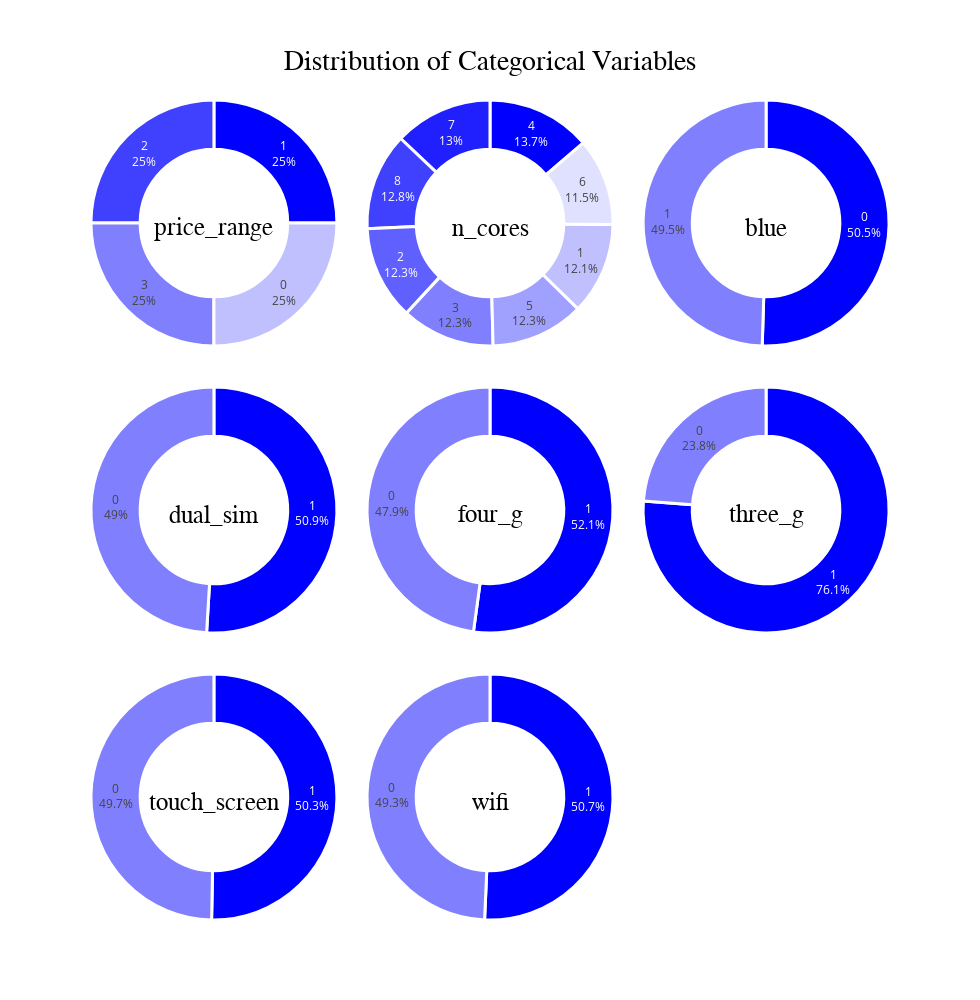

Notebook cell for this chart:
### Code cell
# Create the subplots
fig = make_subplots(rows=3, cols=3, specs=[[{'type':'domain'}]*3]*3, vertical_spacing=0.05, horizontal_spacing=0.01)

for i, feature in enumerate(df_categorical.columns):
    value_counts = df_categorical[feature].value_counts()
    labels = value_counts.index.tolist()
    values = value_counts.values.tolist()

    cmap = colors.LinearSegmentedColormap.from_list("blue", ["blue", "white"])
    norm = colors.Normalize(vmin=0, vmax=len(labels))
    color_list = [colors.rgb2hex(cmap(norm(i))) for i in range(len(labels))]

    pie_chart = go.Pie(
        labels=labels,
        values=values,
        hole=0.6,
        marker=dict(colors=color_list, line=dict(color='white', width=3)),
        textposition='inside',
        textinfo='percent+label',
        title=feature,  # Add title with the feature name
        title_font=dict(size=25, color='black', family='Calibri')
    )

    if i < 8:
        row = i // 3 + 1
        col = i % 3 + 1
        fig.add_trace(pie_chart, row=row, col=col)

# Update the layout
fig.update_layout(showlegend=False, height=1000, width=980, 
                   title={
                          'text':"Distribution of Categorical Variables",
                          'y':0.95,
                          'x':0.5,
                          'xanchor':'center',
                          'yanchor':'top',
                          'font': {'size':28, 'color':'black', 'family':'Calibri'}
                         })

# Show the plot
fig.show()

### Figure 1 — Plotly figure (JSON) as saved in the notebook; plotly's stock layout.template omitted (floating-point values rounded to 4 significant figures)
{"data": [{"domain": {"x": [0, 0.3267], "y": [0.7, 1]}, "hole": 0.6, "labels": ["1", "2", "3", "0"], "marker": {"colors": ["#0000ff", "#4040ff", "#8080ff", "#c0c0ff"], "line": {"color": "white", "width": 3}}, "textinfo": "percent+label", "textposition": "inside", "title": {"font": {"color": "black", "family": "Calibri", "size": 25}, "text": "price_range"}, "type": "pie", "values": [500, 500, 500, 500]}, {"domain": {"x": [0.3367, 0.6633], "y": [0.7, 1]}, "hole": 0.6, "labels": ["4", "7", "8", "2", "3", "5", "1", "6"], "marker": {"colors": ["#0000ff", "#2020ff", "#4040ff", "#6060ff", "#8080ff", "#a0a0ff", "#c0c0ff", "#e0e0ff"], "line": {"color": "white", "width": 3}}, "textinfo": "percent+label", "textposition": "inside", "title": {"font": {"color": "black", "family": "Calibri", "size": 25}, "text": "n_cores"}, "type": "pie", "values": [274, 259, 256, 247, 246, 246, 242, 230]}, {"domain": {"x": [0.6733, 1], "y": [0.7, 1]}, "hole": 0.6, "labels": ["0", "1"], "marker": {"colors": ["#0000ff", "#8080ff"], "line": {"color": "white", "width": 3}}, "textinfo": "percent+label", "textposition": "inside", "title": {"font": {"color": "black", "family": "Calibri", "size": 25}, "text": "blue"}, "type": "pie", "values": [1010, 990]}, {"domain": {"x": [0, 0.3267], "y": [0.35, 0.65]}, "hole": 0.6, "labels": ["1", "0"], "marker": {"colors": ["#0000ff", "#8080ff"], "line": {"color": "white", "width": 3}}, "textinfo": "percent+label", "textposition": "inside", "title": {"font": {"color": "black", "family": "Calibri", "size": 25}, "text": "dual_sim"}, "type": "pie", "values": [1019, 981]}, {"domain": {"x": [0.3367, 0.6633], "y": [0.35, 0.65]}, "hole": 0.6, "labels": ["1", "0"], "marker": {"colors": ["#0000ff", "#8080ff"], "line": {"color": "white", "width": 3}}, "textinfo": "percent+label", "textposition": "inside", "title": {"font": {"color": "black", "family": "Calibri", "size": 25}, "text": "four_g"}, "type": "pie", "values": [1043, 957]}, {"domain": {"x": [0.6733, 1], "y": [0.35, 0.65]}, "hole": 0.6, "labels": ["1", "0"], "marker": {"colors": ["#0000ff", "#8080ff"], "line": {"color": "white", "width": 3}}, "textinfo": "percent+label", "textposition": "inside", "title": {"font": {"color": "black", "family": "Calibri", "size": 25}, "text": "three_g"}, "type": "pie", "values": [1523, 477]}, {"domain": {"x": [0, 0.3267], "y": [0, 0.3]}, "hole": 0.6, "labels": ["1", "0"], "marker": {"colors": ["#0000ff", "#8080ff"], "line": {"color": "white", "width": 3}}, "textinfo": "percent+label", "textposition": "inside", "title": {"font": {"color": "black", "family": "Calibri", "size": 25}, "text": "touch_screen"}, "type": "pie", "values": [1006, 994]}, {"domain": {"x": [0.3367, 0.6633], "y": [0, 0.3]}, "hole": 0.6, "labels": ["1", "0"], "marker": {"colors": ["#0000ff", "#8080ff"], "line": {"color": "white", "width": 3}}, "textinfo": "percent+label", "textposition": "inside", "title": {"font": {"color": "black", "family": "Calibri", "size": 25}, "text": "wifi"}, "type": "pie", "values": [1014, 986]}], "layout": {"height": 1000, "showlegend": false, "title": {"font": {"color": "black", "family": "Calibri", "size": 28}, "text": "Distribution of Categorical Variables", "x": 0.5, "xanchor": "center", "y": 0.95, "yanchor": "top"}, "width": 980}}
